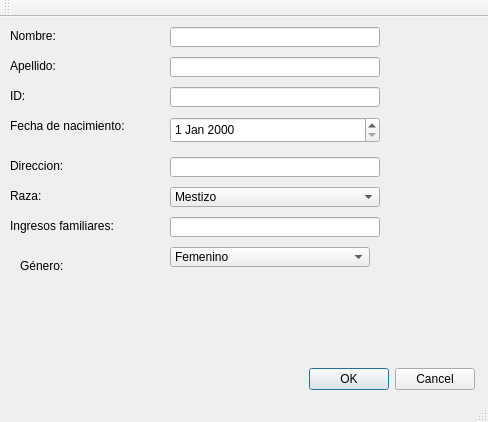
<?xml version="1.0" encoding="UTF-8"?>
<ui version="4.0">
 <class>MainWindow</class>
 <widget class="QMainWindow" name="MainWindow">
  <property name="geometry">
   <rect>
    <x>0</x>
    <y>0</y>
    <width>488</width>
    <height>422</height>
   </rect>
  </property>
  <property name="windowTitle">
   <string>MainWindow</string>
  </property>
  <widget class="QWidget" name="centralWidget">
   <widget class="QLabel" name="label">
    <property name="geometry">
     <rect>
      <x>10</x>
      <y>10</y>
      <width>67</width>
      <height>17</height>
     </rect>
    </property>
    <property name="text">
     <string>Nombre:</string>
    </property>
   </widget>
   <widget class="QLabel" name="label_2">
    <property name="geometry">
     <rect>
      <x>10</x>
      <y>40</y>
      <width>67</width>
      <height>17</height>
     </rect>
    </property>
    <property name="text">
     <string>Apellido:</string>
    </property>
   </widget>
   <widget class="QLabel" name="label_3">
    <property name="geometry">
     <rect>
      <x>10</x>
      <y>70</y>
      <width>67</width>
      <height>17</height>
     </rect>
    </property>
    <property name="text">
     <string>ID:</string>
    </property>
   </widget>
   <widget class="QLabel" name="label_4">
    <property name="geometry">
     <rect>
      <x>10</x>
      <y>100</y>
      <width>150</width>
      <height>17</height>
     </rect>
    </property>
    <property name="text">
     <string>Fecha de nacimiento:</string>
    </property>
   </widget>
   <widget class="QLabel" name="label_5">
    <property name="geometry">
     <rect>
      <x>10</x>
      <y>140</y>
      <width>67</width>
      <height>17</height>
     </rect>
    </property>
    <property name="text">
     <string>Direccion:</string>
    </property>
   </widget>
   <widget class="QLabel" name="label_6">
    <property name="geometry">
     <rect>
      <x>10</x>
      <y>170</y>
      <width>40</width>
      <height>17</height>
     </rect>
    </property>
    <property name="text">
     <string>Raza:</string>
    </property>
   </widget>
   <widget class="QLabel" name="label_7">
    <property name="geometry">
     <rect>
      <x>10</x>
      <y>200</y>
      <width>130</width>
      <height>17</height>
     </rect>
    </property>
    <property name="text">
     <string>Ingresos familiares:</string>
    </property>
   </widget>
   <widget class="QLabel" name="label_8">
    <property name="geometry">
     <rect>
      <x>20</x>
      <y>240</y>
      <width>60</width>
      <height>17</height>
     </rect>
    </property>
    <property name="text">
     <string>Género:</string>
    </property>
   </widget>
   <widget class="QLineEdit" name="Nombre">
    <property name="geometry">
     <rect>
      <x>170</x>
      <y>10</y>
      <width>210</width>
      <height>20</height>
     </rect>
    </property>
   </widget>
   <widget class="QLineEdit" name="Apellido">
    <property name="geometry">
     <rect>
      <x>170</x>
      <y>40</y>
      <width>210</width>
      <height>20</height>
     </rect>
    </property>
   </widget>
   <widget class="QLineEdit" name="ID">
    <property name="geometry">
     <rect>
      <x>170</x>
      <y>70</y>
      <width>210</width>
      <height>20</height>
     </rect>
    </property>
   </widget>
   <widget class="QDateEdit" name="Fecha_N">
    <property name="geometry">
     <rect>
      <x>170</x>
      <y>100</y>
      <width>210</width>
      <height>26</height>
     </rect>
    </property>
   </widget>
   <widget class="QLineEdit" name="Direccion">
    <property name="geometry">
     <rect>
      <x>170</x>
      <y>140</y>
      <width>210</width>
      <height>20</height>
     </rect>
    </property>
   </widget>
   <widget class="QLineEdit" name="Ingresos">
    <property name="geometry">
     <rect>
      <x>170</x>
      <y>200</y>
      <width>210</width>
      <height>20</height>
     </rect>
    </property>
   </widget>
   <widget class="QDialogButtonBox" name="buttonBox">
    <property name="geometry">
     <rect>
      <x>300</x>
      <y>350</y>
      <width>175</width>
      <height>25</height>
     </rect>
    </property>
    <property name="standardButtons">
     <set>QDialogButtonBox::Cancel|QDialogButtonBox::Ok</set>
    </property>
   </widget>
   <widget class="QComboBox" name="comboBox">
    <property name="geometry">
     <rect>
      <x>170</x>
      <y>230</y>
      <width>200</width>
      <height>20</height>
     </rect>
    </property>
    <item>
     <property name="text">
      <string>Femenino</string>
     </property>
    </item>
    <item>
     <property name="text">
      <string>Masculino</string>
     </property>
    </item>
    <item>
     <property name="text">
      <string>Otro</string>
     </property>
    </item>
   </widget>
   <widget class="QComboBox" name="comboBox_2">
    <property name="geometry">
     <rect>
      <x>170</x>
      <y>170</y>
      <width>210</width>
      <height>20</height>
     </rect>
    </property>
    <item>
     <property name="text">
      <string>Mestizo</string>
     </property>
    </item>
    <item>
     <property name="text">
      <string>Afrocolombiano</string>
     </property>
    </item>
    <item>
     <property name="text">
      <string>Indigena</string>
     </property>
    </item>
    <item>
     <property name="text">
      <string>Otro</string>
     </property>
    </item>
   </widget>
  </widget>
  <widget class="QToolBar" name="mainToolBar">
   <attribute name="toolBarArea">
    <enum>TopToolBarArea</enum>
   </attribute>
   <attribute name="toolBarBreak">
    <bool>false</bool>
   </attribute>
  </widget>
  <widget class="QStatusBar" name="statusBar"/>
 </widget>
 <layoutdefault spacing="6" margin="11"/>
 <resources/>
 <connections/>
</ui>
